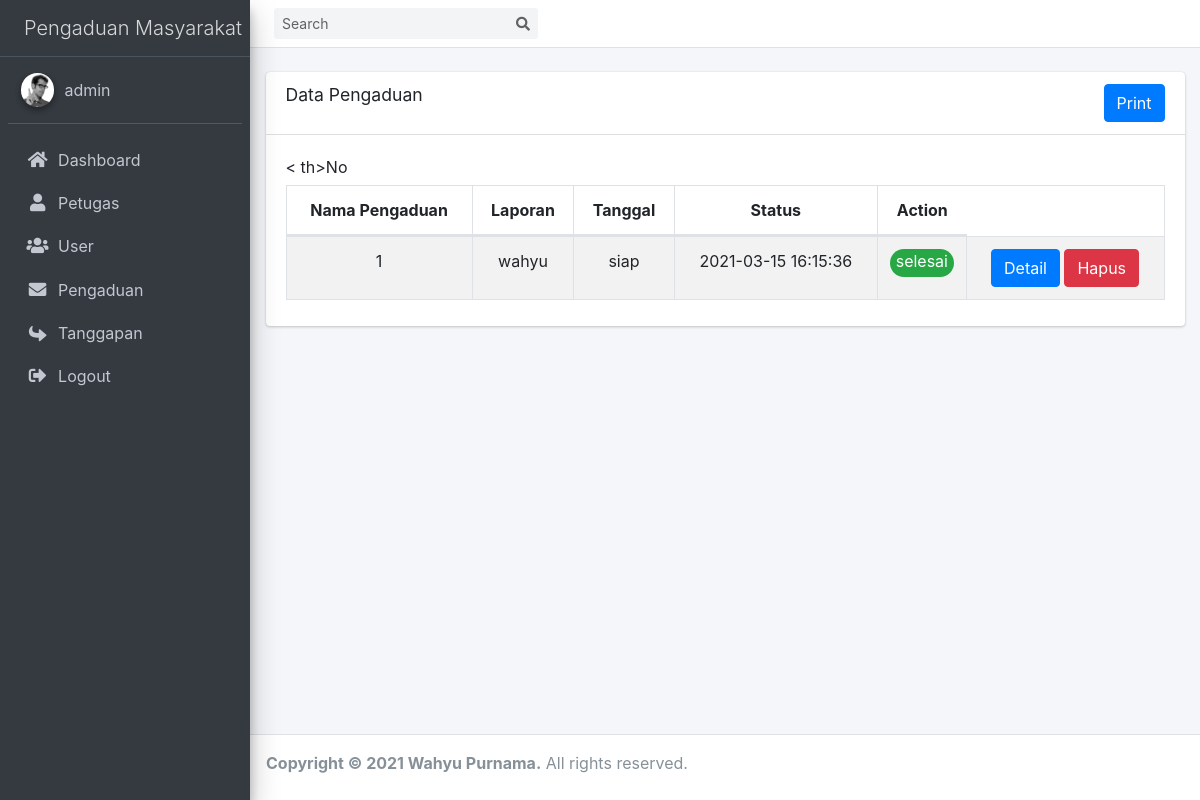
/index.php?page=pengaduan (signed in), run on an earlier commit of the app's database.
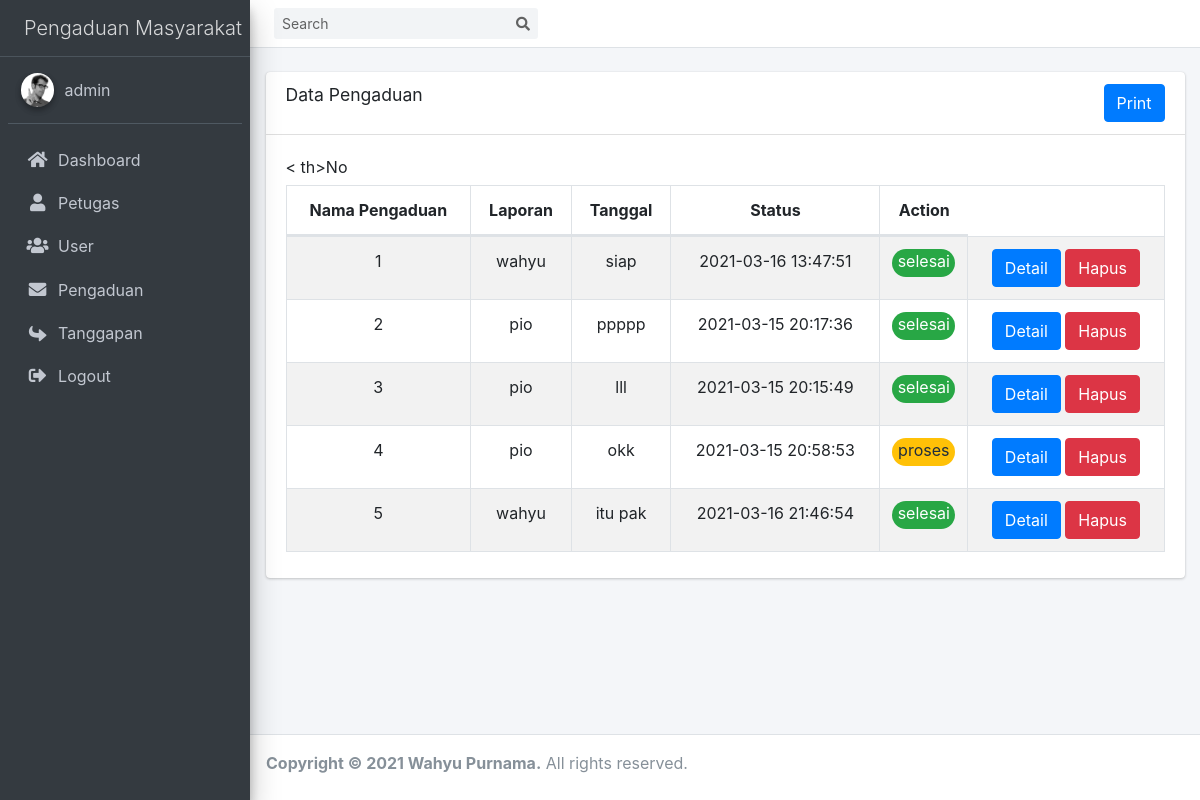
And on a later commit of the database.
### tables this page shows
CREATE TABLE `pengaduan` (
  `id_pengaduan` int(11) NOT NULL,
  `tgl_pengaduan` datetime NOT NULL ON UPDATE CURRENT_TIMESTAMP,
  `nik` char(16) NOT NULL,
  `isi_laporan` text NOT NULL,
  `foto` varchar(255) NOT NULL,
  `status` enum('0','proses','selesai','') NOT NULL,
  `delete_at` datetime DEFAULT NULL
);

CREATE TABLE `masyarakat` (
  `nik` char(16) NOT NULL,
  `nama` varchar(100) NOT NULL,
  `username` varchar(50) NOT NULL,
  `password` varchar(255) NOT NULL,
  `telp` varchar(14) NOT NULL
);

### model/User.php (called while the page is built, shortened)
<?php
class User extends Database
{
    private $db;
    public function __construct()
    {
        $this->db = $this->conn();
    }
    public function getByUser($u)
    {
        $sql =  "SELECT nik FROM masyarakat WHERE username='$u'";
        $data = $this->db->query($sql);
        return $data->fetch_assoc();
    }
}

### model/Database.php (called while the page is built, shortened)
<?php
class Database
{
    private $hs = 'localhost';
    private $us = 'wahyu';
    private $pw = 'wahyup';
    private $db = 'ukk_pengaduan';
    public function conn()
    {
        $return = mysqli_connect($this->hs,$this->us,$this->pw,$this->db);
        return $return;
    }
}

### model/Pengaduan.php (called while the page is built, shortened)
<?php
class Pengaduan extends Database
{
    private $db;
    function __construct()
    {
        $this->db = $this->conn();
    }
    public function getData()
    {
        $sql = "SELECT * FROM pengaduan INNER JOIN masyarakat using(nik)";
        $data = $this->db->query($sql);
        if ($data->num_rows == 0) {
            $hasil = [];
        }else{
            while ($h = $data->fetch_assoc()) {
                $hasil[] = $h;
            }
        }
        return $hasil;
    }
}

### views/pengaduan.php (the view, shortened to what this page needs)
<?php
    $pe = new Pengaduan();
    if (isset($_SESSION['level'])) {
        if ($_SESSION['level'] == 1 || $_SESSION['level'] == 0) {
            $data = $pe->getData();
        }
    }else {
        $data = $pe->getDataBy($_SESSION['user']);
    }
    $u = new User();
    $dataU = $u->getByUser($_SESSION['user']);
?>
<br>
<div class="card ">
  <div class="card-header ">
    <h3 class="card-title">Data Pengaduan</h3>
    <div class="d-flex justify-content-end">
        <?php if (isset($_SESSION['level']) && $_SESSION['level'] == 1 || $_SESSION['level'] == 0 ): ?>
                <a href="?page=print" target='_blank' class="btn btn-primary">Print </a>
        <?php endif; ?>
    </div>
  </div>
  <div class="card-body">
    <table id="example2" class="table table-bordered table-striped text-center">
      <thead>
      <tr>
        <th>Nama Pengaduan</th>
        <th>Laporan</th>
        <th>Tanggal</th>
        <th>Status</th>
        <th>Action</th>
      </tr>
      </thead>
      <tbody>
          <?php $i = 1 ?>
          <?php foreach ($data as $d): ?>
              <tr>
                <td><?php echo $i++ ?></td>
                <td><?php echo $d['nama'] ?> </td>
                <td><?php echo  substr( $d['isi_laporan'] ,0,30)?></td>
                <td><?php echo $d['tgl_pengaduan'] ?></td>
                <td>
                    <?php if ($d['status'] == 'proses'): ?>
                    <div class="bg-warning pb-1" style="border-radius:30px">
                        <?php echo $d['status'] ?>
                    </div>
                    <?php else: ?>
                        <div class="text-white bg-success pb-1" style="border-radius:30px">
                            <?php echo $d['status'] ?>
                        </div>
                <?php endif; ?>
                </td>
                <td>
                    <?php if (isset($_SESSION['level'])): ?>
                        <a href="?page=detail&id=<?php echo $d['id_pengaduan'] ?>" class="btn btn-primary">Detail</a>
                        <a href="?page=pengaduan&d-id=<?php echo $d['id_pengaduan'] ?>" class="btn btn-danger" onclick="return confirm('Yakin Di Hapus')">Hapus</a>
                    <?php endif; ?>
                </td>
              </tr>
          <?php endforeach; ?>
      </tbody>
    </table>
  </div>
</div>

### index.php (shortened to what this page needs)
<!DOCTYPE html>
<html>
<head>
  <link rel="stylesheet" href="assets/plugins/fontawesome-free/css/all.min.css">
  <link rel="stylesheet" href="assets/plugins/datatables-bs4/css/dataTables.bootstrap4.min.css">
  <link rel="stylesheet" href="assets/plugins/datatables-responsive/css/responsive.bootstrap4.min.css">
  <link rel="stylesheet" href="assets/dist/css/adminlte.min.css">
  <link rel="stylesheet" href="assets/plugins/overlayScrollbars/css/OverlayScrollbars.min.css">
</head>
<body class="hold-transition sidebar-mini layout-fixed">
<div class="wrapper">
  <nav class="main-header navbar navbar-expand navbar-white navbar-light">
    <form class="form-inline ml-3">
      <div class="input-group input-group-sm">
        <input class="form-control form-control-navbar" type="search" placeholder="Search" aria-label="Search">
        <div class="input-group-append">
          <button class="btn btn-navbar" type="submit">
            <i class="fas fa-search"></i>
          </button>
        </div>
      </div>
    </form>
  </nav>
  <aside class="main-sidebar sidebar-dark-primary elevation-4">
    <a href="index3.html" class="brand-link">
      <span class="brand-text font-weight-light ml-3">Pengaduan Masyarakat</span>
    </a>
    <div class="sidebar">
      <div class="user-panel mt-3 pb-3 mb-3 d-flex">
        <div class="image">
          <img src="assets/dist/img/user2-160x160.jpg" class="img-circle elevation-2" alt="User Image">
        </div>
        <div class="info">
          <a href="#" class="d-block"><?php echo $_SESSION['user'] ?></a>
        </div>
      </div>
      <nav class="mt-2">
        <ul class="nav nav-pills nav-sidebar flex-column" data-widget="treeview" role="menu" data-accordion="false">
        <?php if (isset($_SESSION['level'])): ?>
            <?php if ($_SESSION['level'] == '1' || $_SESSION['level'] == '0'): ?>
              <li class="nav-item">
                <a href="" class="nav-link">
                  <i class="nav-icon fas fa-home"></i>
                  <p>
                    Dashboard
                  </p>
                </a>
              </li>
              <li class="nav-item">
                <a href="?page=petugas" class="nav-link">
                  <i class="nav-icon fas fa-user"></i>
                  <p>
                    Petugas
                  </p>
                </a>
              </li>
              <li class="nav-item">
                <a href="?page=user" class="nav-link">
                  <i class="nav-icon fas fa-users"></i>
                  <p>
                    User
                  </p>
                </a>
              </li>
            <?php endif; ?>
          <?php endif; ?>
          <li class="nav-item">
            <a href="?page=pengaduan" class="nav-link">
              <i class="nav-icon fas fa-envelope"></i>
              <p>
                Pengaduan
              </p>
            </a>
          </li>
          <li class="nav-item">
            <a href="?page=tanggapan" class="nav-link">
              <i class="nav-icon fas fa-reply " style="transform:rotate(180deg);"></i>
              <p>
                Tanggapan
              </p>
            </a>
          </li>
          <li class="nav-item">
            <a href="?logout" class="nav-link">
              <i class="nav-icon fas fa-sign-out-alt"></i>
              <p>
                Logout
              </p>
            </a>
          </li>
        </ul>
      </nav>
    </div>
  </aside>
  <div class="content-wrapper">
    <section class="content ">
      <div class="container-fluid">
          <?php if (isset($_GET['page'])): ?>
              <?php if (file_exists('views/'.$_GET['page'].".php")): ?>
                  <?php include "views/".$_GET['page'].".php" ?>
              <?php endif; ?>
          <?php endif; ?>
      </div>
    </section>
  </div>
  <footer class="main-footer">
    <strong>Copyright &copy; 2021 Wahyu Purnama</a>.</strong>
    All rights reserved.
  </footer>
</div>
</body>
</html>

What changed in the data, as far as the page shows it:
changed pengaduan "siap": tgl_pengaduan "2021-03-15 16:15:36" → "2021-03-16 13:47:51"
added pengaduan: masyarakat.nama "pio", isi_laporan "ppppp", tgl_pengaduan "2021-03-15 20:17:36", status "selesai"
added pengaduan: masyarakat.nama "pio", isi_laporan "lll", tgl_pengaduan "2021-03-15 20:15:49", status "selesai"
added pengaduan: masyarakat.nama "pio", isi_laporan "okk", tgl_pengaduan "2021-03-15 20:58:53", status "proses"
added pengaduan: masyarakat.nama "wahyu", isi_laporan "itu pak", tgl_pengaduan "2021-03-16 21:46:54", status "selesai"
